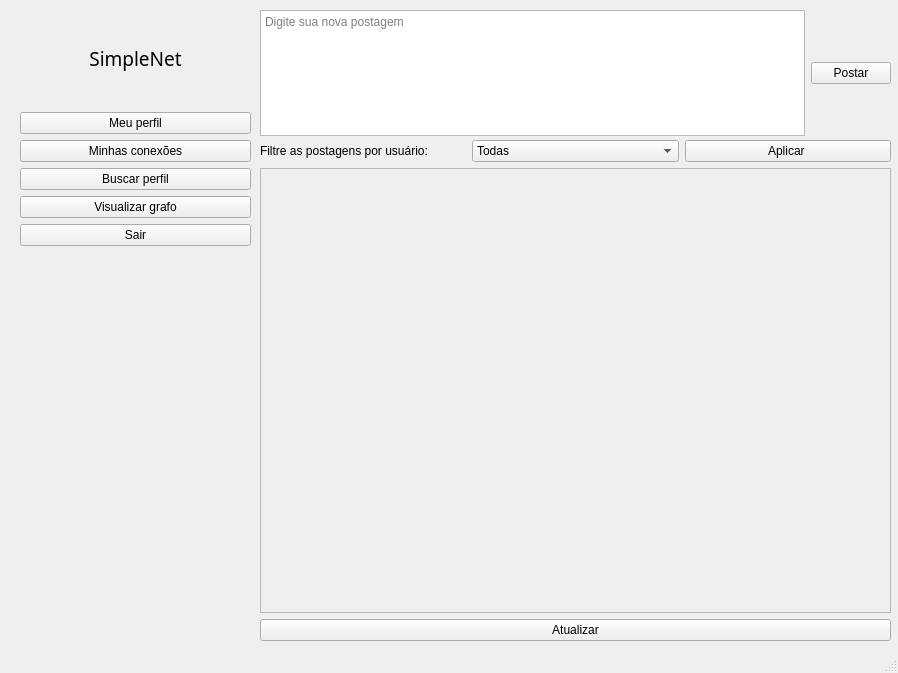
<?xml version="1.0" encoding="UTF-8"?>
<ui version="4.0">
 <class>MainWindow</class>
 <widget class="QMainWindow" name="MainWindow">
  <property name="geometry">
   <rect>
    <x>0</x>
    <y>0</y>
    <width>898</width>
    <height>673</height>
   </rect>
  </property>
  <property name="windowTitle">
   <string>MainWindow</string>
  </property>
  <widget class="QWidget" name="centralwidget">
   <widget class="QWidget" name="verticalLayoutWidget">
    <property name="geometry">
     <rect>
      <x>20</x>
      <y>10</y>
      <width>231</width>
      <height>236</height>
     </rect>
    </property>
    <layout class="QVBoxLayout" name="verticalLayout">
     <item>
      <widget class="QLabel" name="label_2">
       <property name="font">
        <font>
         <family>Jamrul</family>
         <pointsize>14</pointsize>
        </font>
       </property>
       <property name="text">
        <string>SimpleNet</string>
       </property>
       <property name="alignment">
        <set>Qt::AlignCenter</set>
       </property>
      </widget>
     </item>
     <item>
      <widget class="QPushButton" name="profilepushButton">
       <property name="text">
        <string>Meu perfil</string>
       </property>
      </widget>
     </item>
     <item>
      <widget class="QPushButton" name="connspushButton">
       <property name="text">
        <string>Minhas conexões</string>
       </property>
      </widget>
     </item>
     <item>
      <widget class="QPushButton" name="searchpushButton">
       <property name="text">
        <string>Buscar perfil</string>
       </property>
      </widget>
     </item>
     <item>
      <widget class="QPushButton" name="graphpushButton">
       <property name="text">
        <string>Visualizar grafo</string>
       </property>
      </widget>
     </item>
     <item>
      <widget class="QPushButton" name="logoutpushButton">
       <property name="text">
        <string>Sair</string>
       </property>
      </widget>
     </item>
    </layout>
   </widget>
   <widget class="QWidget" name="gridLayoutWidget">
    <property name="geometry">
     <rect>
      <x>260</x>
      <y>10</y>
      <width>631</width>
      <height>126</height>
     </rect>
    </property>
    <layout class="QGridLayout" name="gridLayout">
     <item row="0" column="1">
      <widget class="QPushButton" name="postpushButton">
       <property name="text">
        <string>Postar</string>
       </property>
      </widget>
     </item>
     <item row="0" column="0">
      <widget class="QTextEdit" name="textEdit">
       <property name="placeholderText">
        <string>Digite sua nova postagem</string>
       </property>
      </widget>
     </item>
    </layout>
   </widget>
   <widget class="QWidget" name="verticalLayoutWidget_3">
    <property name="geometry">
     <rect>
      <x>260</x>
      <y>140</y>
      <width>631</width>
      <height>501</height>
     </rect>
    </property>
    <layout class="QVBoxLayout" name="verticalLayout_3">
     <item>
      <layout class="QHBoxLayout" name="horizontalLayout">
       <item>
        <widget class="QLabel" name="label">
         <property name="text">
          <string>Filtre as postagens por usuário:</string>
         </property>
        </widget>
       </item>
       <item>
        <widget class="QComboBox" name="comboBox">
         <item>
          <property name="text">
           <string>Todas</string>
          </property>
         </item>
         <item>
          <property name="text">
           <string>Minhas</string>
          </property>
         </item>
        </widget>
       </item>
       <item>
        <widget class="QPushButton" name="pushButton_2">
         <property name="text">
          <string>Aplicar </string>
         </property>
        </widget>
       </item>
      </layout>
     </item>
     <item>
      <widget class="QScrollArea" name="scrollArea">
       <property name="widgetResizable">
        <bool>true</bool>
       </property>
       <widget class="QWidget" name="scrollAreaWidgetContents">
        <property name="geometry">
         <rect>
          <x>0</x>
          <y>0</y>
          <width>625</width>
          <height>413</height>
         </rect>
        </property>
       </widget>
      </widget>
     </item>
     <item>
      <widget class="QPushButton" name="pushButton">
       <property name="text">
        <string>Atualizar</string>
       </property>
      </widget>
     </item>
    </layout>
   </widget>
  </widget>
  <widget class="QMenuBar" name="menubar">
   <property name="geometry">
    <rect>
     <x>0</x>
     <y>0</y>
     <width>898</width>
     <height>30</height>
    </rect>
   </property>
  </widget>
  <widget class="QStatusBar" name="statusbar"/>
 </widget>
 <resources/>
 <connections/>
</ui>
